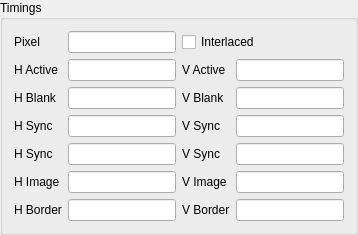
              <widget class="QGroupBox" name="m_pDTimingTimingsGB">
               <property name="title">
                <string>Timings</string>
               </property>
               <layout class="QGridLayout" name="gridLayout_15">
                <item row="0" column="0">
                 <widget class="QLabel" name="label_54">
                  <property name="text">
                   <string>Pixel</string>
                  </property>
                 </widget>
                </item>
                <item row="0" column="1">
                 <widget class="QLineEdit" name="m_pDTimingPixelLE">
                  <property name="maximumSize">
                   <size>
                    <width>16777215</width>
                    <height>16777215</height>
                   </size>
                  </property>
                 </widget>
                </item>
                <item row="0" column="2" colspan="2">
                 <widget class="QCheckBox" name="m_pDTimingInterlacedCB">
                  <property name="text">
                   <string>Interlaced</string>
                  </property>
                 </widget>
                </item>
                <item row="1" column="0">
                 <widget class="QLabel" name="label_55">
                  <property name="text">
                   <string>H Active</string>
                  </property>
                 </widget>
                </item>
                <item row="1" column="1">
                 <widget class="QLineEdit" name="m_pDTimingHActiveLE">
                  <property name="maximumSize">
                   <size>
                    <width>16777215</width>
                    <height>16777215</height>
                   </size>
                  </property>
                 </widget>
                </item>
                <item row="1" column="2">
                 <widget class="QLabel" name="label_66">
                  <property name="text">
                   <string>V Active</string>
                  </property>
                 </widget>
                </item>
                <item row="1" column="3">
                 <widget class="QLineEdit" name="m_pDTimingVActiveLE">
                  <property name="maximumSize">
                   <size>
                    <width>16777215</width>
                    <height>16777215</height>
                   </size>
                  </property>
                 </widget>
                </item>
                <item row="2" column="0">
                 <widget class="QLabel" name="label_56">
                  <property name="text">
                   <string>H Blank</string>
                  </property>
                 </widget>
                </item>
                <item row="2" column="1">
                 <widget class="QLineEdit" name="m_pDTimingHBlankLE">
                  <property name="maximumSize">
                   <size>
                    <width>16777215</width>
                    <height>16777215</height>
                   </size>
                  </property>
                 </widget>
                </item>
                <item row="2" column="2">
                 <widget class="QLabel" name="label_61">
                  <property name="text">
                   <string>V Blank</string>
                  </property>
                 </widget>
                </item>
                <item row="2" column="3">
                 <widget class="QLineEdit" name="m_pDTimingVBlankLE">
                  <property name="maximumSize">
                   <size>
                    <width>16777215</width>
                    <height>16777215</height>
                   </size>
                  </property>
                 </widget>
                </item>
                <item row="3" column="0">
                 <widget class="QLabel" name="label_57">
                  <property name="text">
                   <string>H Sync</string>
                  </property>
                 </widget>
                </item>
                <item row="3" column="1">
                 <widget class="QLineEdit" name="m_pDTimingHSync1LE">
                  <property name="maximumSize">
                   <size>
                    <width>16777215</width>
                    <height>16777215</height>
                   </size>
                  </property>
                 </widget>
                </item>
                <item row="3" column="2">
                 <widget class="QLabel" name="label_63">
                  <property name="text">
                   <string>V Sync</string>
                  </property>
                 </widget>
                </item>
                <item row="3" column="3">
                 <widget class="QLineEdit" name="m_pDTimingVSync1LE">
                  <property name="maximumSize">
                   <size>
                    <width>16777215</width>
                    <height>16777215</height>
                   </size>
                  </property>
                 </widget>
                </item>
                <item row="4" column="0">
                 <widget class="QLabel" name="label_58">
                  <property name="text">
                   <string>H Sync</string>
                  </property>
                 </widget>
                </item>
                <item row="4" column="1">
                 <widget class="QLineEdit" name="m_pDTimingHSync2LE">
                  <property name="maximumSize">
                   <size>
                    <width>16777215</width>
                    <height>16777215</height>
                   </size>
                  </property>
                 </widget>
                </item>
                <item row="4" column="2">
                 <widget class="QLabel" name="label_65">
                  <property name="text">
                   <string>V Sync</string>
                  </property>
                 </widget>
                </item>
                <item row="4" column="3">
                 <widget class="QLineEdit" name="m_pDTimingVSync2LE">
                  <property name="maximumSize">
                   <size>
                    <width>16777215</width>
                    <height>16777215</height>
                   </size>
                  </property>
                 </widget>
                </item>
                <item row="5" column="0">
                 <widget class="QLabel" name="label_59">
                  <property name="text">
                   <string>H Image</string>
                  </property>
                 </widget>
                </item>
                <item row="5" column="1">
                 <widget class="QLineEdit" name="m_pDTimingHImageLE">
                  <property name="maximumSize">
                   <size>
                    <width>16777215</width>
                    <height>16777215</height>
                   </size>
                  </property>
                 </widget>
                </item>
                <item row="5" column="2">
                 <widget class="QLabel" name="label_62">
                  <property name="text">
                   <string>V Image</string>
                  </property>
                 </widget>
                </item>
                <item row="5" column="3">
                 <widget class="QLineEdit" name="m_pDTimingVImageLE">
                  <property name="maximumSize">
                   <size>
                    <width>16777215</width>
                    <height>16777215</height>
                   </size>
                  </property>
                 </widget>
                </item>
                <item row="6" column="0">
                 <widget class="QLabel" name="label_60">
                  <property name="text">
                   <string>H Border</string>
                  </property>
                 </widget>
                </item>
                <item row="6" column="1">
                 <widget class="QLineEdit" name="m_pDTimingHBorderLE">
                  <property name="maximumSize">
                   <size>
                    <width>16777215</width>
                    <height>16777215</height>
                   </size>
                  </property>
                 </widget>
                </item>
                <item row="6" column="2">
                 <widget class="QLabel" name="label_64">
                  <property name="text">
                   <string>V Border</string>
                  </property>
                 </widget>
                </item>
                <item row="6" column="3">
                 <widget class="QLineEdit" name="m_pDTimingVBorderLE">
                  <property name="maximumSize">
                   <size>
                    <width>16777215</width>
                    <height>16777215</height>
                   </size>
                  </property>
                 </widget>
                </item>
               </layout>
              </widget>
